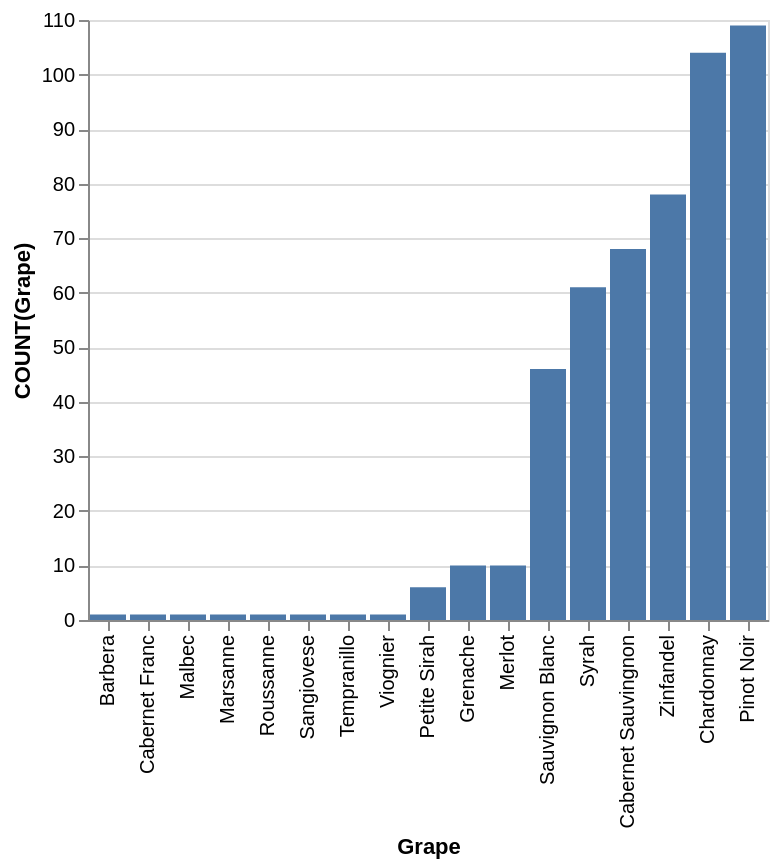

Write a Vega-Lite specification for this figure.
### Vega-Lite specification from a JSON file in a GitHub repository (floating-point values rounded to 4 significant figures)
{"data": {"values": [{"x_data": "Barbera", "y_data": 1}, {"x_data": "Cabernet Franc", "y_data": 1}, {"x_data": "Malbec", "y_data": 1}, {"x_data": "Marsanne", "y_data": 1}, {"x_data": "Roussanne", "y_data": 1}, {"x_data": "Sangiovese", "y_data": 1}, {"x_data": "Tempranillo", "y_data": 1}, {"x_data": "Viognier", "y_data": 1}, {"x_data": "Petite Sirah", "y_data": 6}, {"x_data": "Grenache", "y_data": 10}, {"x_data": "Merlot", "y_data": 10}, {"x_data": "Sauvignon Blanc", "y_data": 46}, {"x_data": "Syrah", "y_data": 61}, {"x_data": "Cabernet Sauvingnon", "y_data": 68}, {"x_data": "Zinfandel", "y_data": 78}, {"x_data": "Chardonnay", "y_data": 104}, {"x_data": "Pinot Noir", "y_data": 109}]}, "mark": "bar", "encoding": {"x": {"field": "x_data", "type": "nominal", "title": "Grape", "sort": {"op": "sum", "field": "y_data", "order": "ascending"}}, "y": {"field": "y_data", "type": "quantitative", "title": "COUNT(Grape)"}}}
